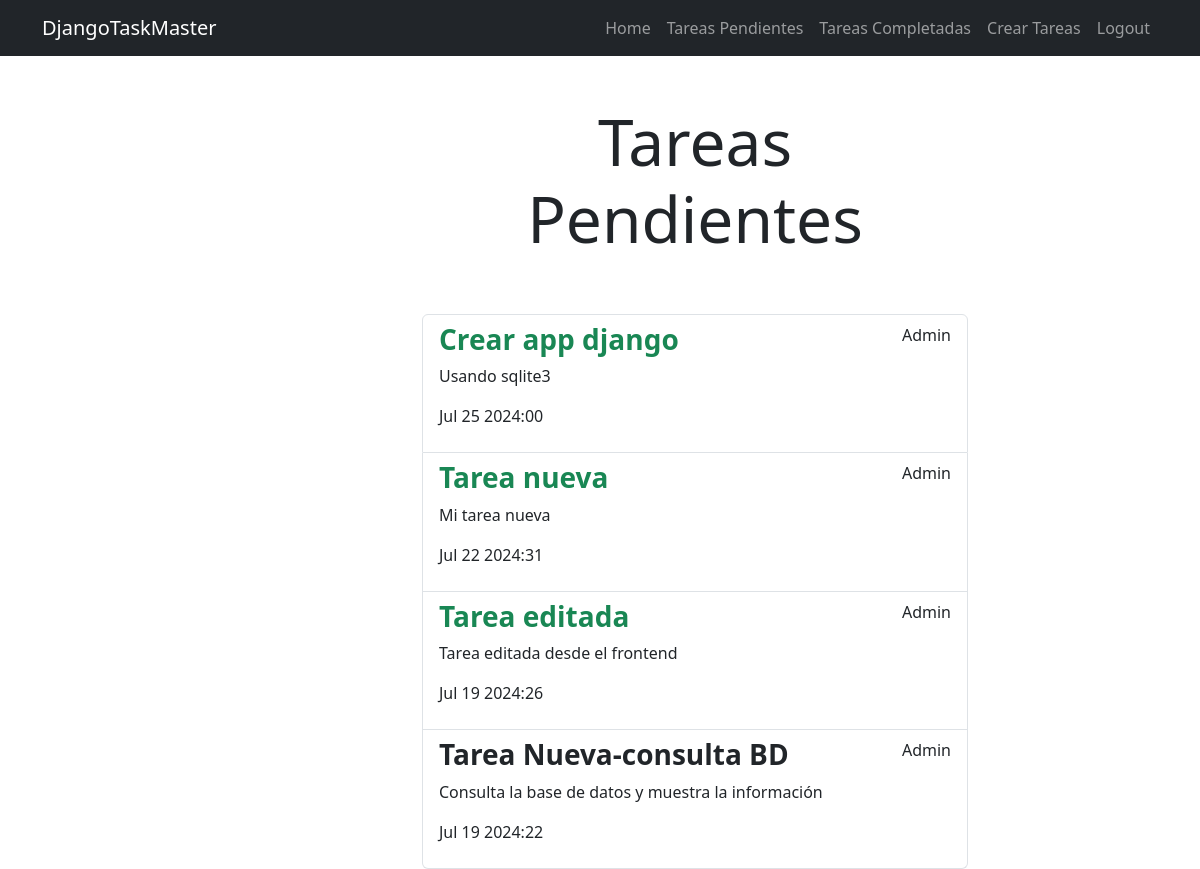
The page /tasks_completed/ (signed in) on the database its author committed.
### tasks/models.py (models this page shows, shortened)
class Task(models.Model):
    title = models.CharField(max_length=100)
    description = models.TextField(blank=True)
    created = models.DateTimeField(auto_now_add=True)
    datecompleted = models.DateTimeField(null=True, blank=True)
    important = models.BooleanField(default=False)
    user = models.ForeignKey(User, on_delete=models.CASCADE)

### tasks/views.py (the view)
# urls.py: path('tasks_completed/', views.tasks_completed, name='tasks_completed'), #Para mostrar todas las tareas completadas
@login_required
def tasks_completed(request):
    tasks = Task.objects.filter(user=request.user, datecompleted__isnull=False).order_by('-datecompleted')
    return render(request, 'tasks.html', {'tasks': tasks})

### tasks/templates/tasks.html
{% extends 'base.html' %}
{% block content %}
<main class="container">
   <div class="row">
        <div class="col-md-6 offset-md-4">
            <h1 class="text-center display-3 py-5">Tareas Pendientes</h1>
            <ul class="list-group">
                {% for task in tasks %}
                <a class="list-group-item"  href="{% url 'task_detail' task.id %}">
                    <header class="d-flex justify-content-between">
                        {% if task.important %}
                        <h3 class="fw-bold text-success">{{task.title}}</h3>
                        {% else %}
                        <h3 class="fw-bold">{{task.title}}</h3>
                        {% endif %}
                        <p>{{task.user.username}}</p>
                    </header>
                    <p>{{task.description}}</p>
                    <p>{{task.datecompleted|date:'M j Y:i'}}</p>
                </a>
                {% endfor %}
            </ul>
        </div>
   </div>
</main>
{% endblock %}

### tasks/templates/base.html (shortened to what this page needs)
<!DOCTYPE html>
<html lang="es">
<head>
    <link rel="stylesheet" href="https://cdn.jsdelivr.net/npm/bootstrap@5.3.3/dist/css/bootstrap.min.css">
</head>
<body>
    <nav class="navbar navbar-expand-lg bg-dark navbar-dark">
        <div class="container">
          <a class="navbar-brand" href="/">DjangoTaskMaster</a>
          <div class="collapse navbar-collapse" id="navbarNav">
            <ul class="navbar-nav ms-auto">
                <li class="nav-item">
                    <a href="/" class="nav-link">Home</a>
                </li>
                {% if user.is_authenticated %}
                <li class="nav-item">
                    <a href="/tasks" class="nav-link">Tareas Pendientes</a>
                </li>
                <li class="nav-item">
                    <a href="/tasks_completed" class="nav-link">Tareas Completadas </a>
                </li>
                <li class="nav-item">
                    <a href="/tasks/create" class="nav-link">Crear Tareas</a>
                </li>
                <li class="nav-item">
                    <a href="/logout" class="nav-link">Logout</a>
                </li>
                {% endif %}
            </ul>
          </div>
        </div>
      </nav>
    {% block content %}
    {% endblock %}
</body>
</html>

### rows shown on the page
Task: title "Crear app django", user.username "Admin", description "Usando sqlite3", datecompleted "Jul 25 2024:00"
Task: title "Tarea nueva", user.username "Admin", description "Mi tarea nueva", datecompleted "Jul 22 2024:31"
Task: title "Tarea editada", user.username "Admin", description "Tarea editada desde el frontend", datecompleted "Jul 19 2024:26"
Task: title "Tarea Nueva-consulta BD", user.username "Admin", description "Consulta la base de datos y muestra la información", datecompleted "Jul 19 2024:22"
